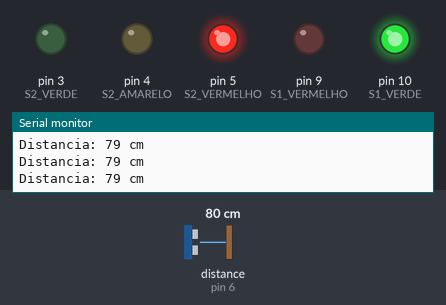
Bench run of a sketch on a simulated Arduino Uno, built with avr-gcc and run on an emulated ATmega328P. Shown: output pins drawn as LEDs (lit = HIGH), the last lines printed to the serial monitor. Wiring (inferred from the names in the program): ultrasonic range finder: trigger pin 7; echo pin 6. The test bench sets the inputs (shaded band); at power-on: distance to the obstacle (sensor on pin 6) 80 cm. The echo pulse lasts 58.3 µs per cm; pins used as bus, display or sensor lines are not drawn.

Above: at 1.2 s.
1.3 s: distance to the obstacle (sensor on pin 6) set to 2 cm
At 5.3 s:
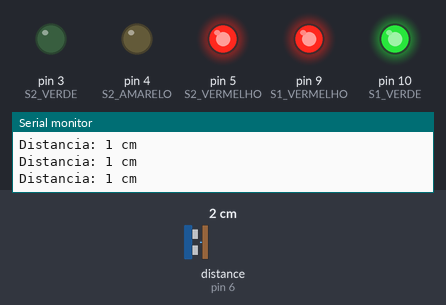
At 8.4 s:
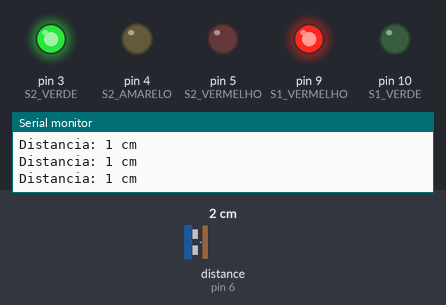
Timing chart, 0 to 15.0 s (numbered marks = the images above; inputs shaded):
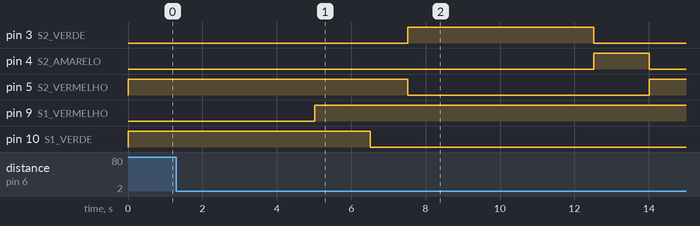

Measured:
- after the input at 1.3 s, pin 3 (S2_VERDE): LOW → HIGH after 6.2 s, → LOW 5.0 s later; pin 4 (S2_AMARELO): LOW → HIGH after 11.2 s, → LOW 1.5 s later; pin 5 (S2_VERMELHO): HIGH → LOW after 6.2 s, → HIGH 6.5 s later; pin 9 (S1_VERMELHO): goes on until 5.0 s, then stays HIGH; pin 10 (S1_VERDE): goes on until 6.5 s, then stays LOW

The sketch:

semaforo_inteligente.ino
```cpp
const int PINO_TRIG = 7;
const int PINO_ECHO = 6;

const int S1_VERMELHO = 9;
const int S1_VERDE = 10;

const int S2_VERMELHO = 5;
const int S2_AMARELO = 4;
const int S2_VERDE = 3;


const int DISTANCIA_DETECCAO = 30;

const long TEMPO_S1_VERDE = 5000;
const long TEMPO_S1_AMARELO = 1500;
const long TEMPO_S2_VERDE = 5000;
const long TEMPO_S2_AMARELO = 1500;
const long TEMPO_SEGURANCA = 1000;

bool carroEsperando = false;

void setup() {
  Serial.begin(9600);


  pinMode(S1_VERMELHO, OUTPUT);
  pinMode(S1_VERDE, OUTPUT);
  pinMode(S2_VERMELHO, OUTPUT);
  pinMode(S2_AMARELO, OUTPUT);
  pinMode(S2_VERDE, OUTPUT);

  pinMode(PINO_TRIG, OUTPUT);
  pinMode(PINO_ECHO, INPUT);


  controlarSemaforo1('V');
  controlarSemaforo2('R');
}

void loop() {
  controlarSemaforo1('V');
  controlarSemaforo2('R');

  carroEsperando = false;
  long tempoInicio = millis();
  while (millis() - tempoInicio < TEMPO_S1_VERDE) {
    if (lerDistancia() < DISTANCIA_DETECCAO) {
      carroEsperando = true;
    }
  }

  controlarSemaforo1('A'); // Amarelo
  controlarSemaforo2('R');
  delay(TEMPO_S1_AMARELO);

  controlarSemaforo1('R');
  controlarSemaforo2('R');
  delay(TEMPO_SEGURANCA);

  if (carroEsperando) {
    controlarSemaforo1('R');
    controlarSemaforo2('V');
    delay(TEMPO_S2_VERDE);
  } else {

  }


  if (carroEsperando) {
    controlarSemaforo1('R');
    controlarSemaforo2('A');
    delay(TEMPO_S2_AMARELO);
  }

  controlarSemaforo1('R');
  controlarSemaforo2('R');
  delay(TEMPO_SEGURANCA);

}


long lerDistancia() {
  digitalWrite(PINO_TRIG, LOW);
  delayMicroseconds(2);
  digitalWrite(PINO_TRIG, HIGH);
  delayMicroseconds(10);
  digitalWrite(PINO_TRIG, LOW);


  long duracao = pulseIn(PINO_ECHO, HIGH);

  long distancia = (duracao * 0.0343) / 2;

  Serial.print("Distancia: ");
  Serial.print(distancia);
  Serial.println(" cm");

  return distancia;
}

void controlarSemaforo1(char cor) {
  if (cor == 'R') {
    digitalWrite(S1_VERMELHO, HIGH);
    digitalWrite(S1_VERDE, LOW);
  } else if (cor == 'V') {
    digitalWrite(S1_VERMELHO, LOW);
    digitalWrite(S1_VERDE, HIGH);
  } else if (cor == 'A') {
    digitalWrite(S1_VERMELHO, HIGH); // Amarelo = Vermelho + Verde
    digitalWrite(S1_VERDE, HIGH);
  } else { // Desliga
    digitalWrite(S1_VERMELHO, LOW);
    digitalWrite(S1_VERDE, LOW);
  }
}


void controlarSemaforo2(char cor) {
  if (cor == 'R') {
    digitalWrite(S2_VERMELHO, HIGH);
    digitalWrite(S2_VERDE, LOW);
    digitalWrite(S2_AMARELO, LOW);
  } else if (cor == 'V') {
    digitalWrite(S2_VERMELHO, LOW);
    digitalWrite(S2_VERDE, HIGH);
    digitalWrite(S2_AMARELO, LOW);
  } else if (cor == 'A') {
    digitalWrite(S2_VERMELHO, LOW);
    digitalWrite(S2_VERDE, LOW);
    digitalWrite(S2_AMARELO, HIGH);
  } else { // Desliga
    digitalWrite(S2_VERMELHO, LOW);
    digitalWrite(S2_VERDE, LOW);
    digitalWrite(S2_AMARELO, LOW);
  }
}
```
